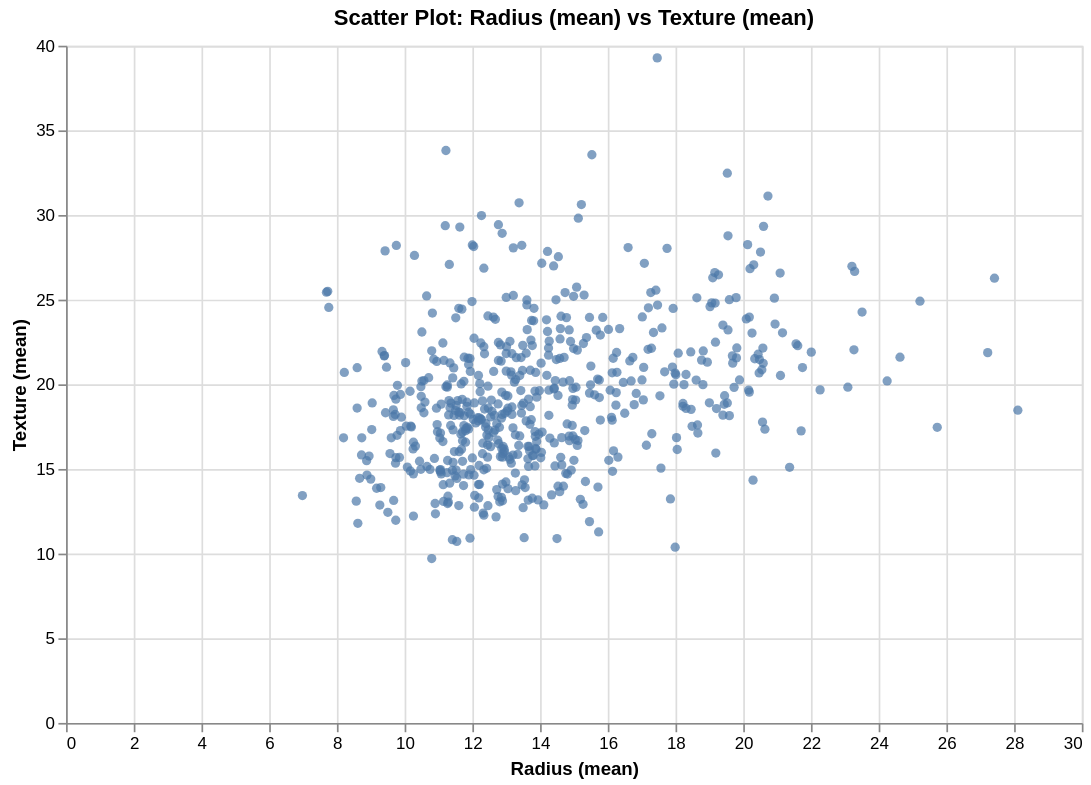

This figure's Vega-Lite source:
### Vega-Lite specification from a JSON file in a GitHub repository (floating-point values rounded to 4 significant figures; data arrays with more than 128 entries replaced by an {"elided": "..."} marker saying what was removed)
{"$schema": "https://vega.github.io/schema/vega-lite/v5.json", "title": "Scatter Plot: Radius (mean) vs Texture (mean)", "width": 600, "height": 400, "data": {"values": {"elided": "569 records"}}, "mark": {"type": "point", "filled": true, "opacity": 0.7}, "encoding": {"x": {"field": "Radius (mean)", "type": "quantitative", "scale": {}}, "y": {"field": "Texture (mean)", "type": "quantitative", "scale": {}}, "tooltip": [{"field": "Radius (mean)", "type": "quantitative"}, {"field": "Texture (mean)", "type": "quantitative"}]}, "transform": [], "params": []}
